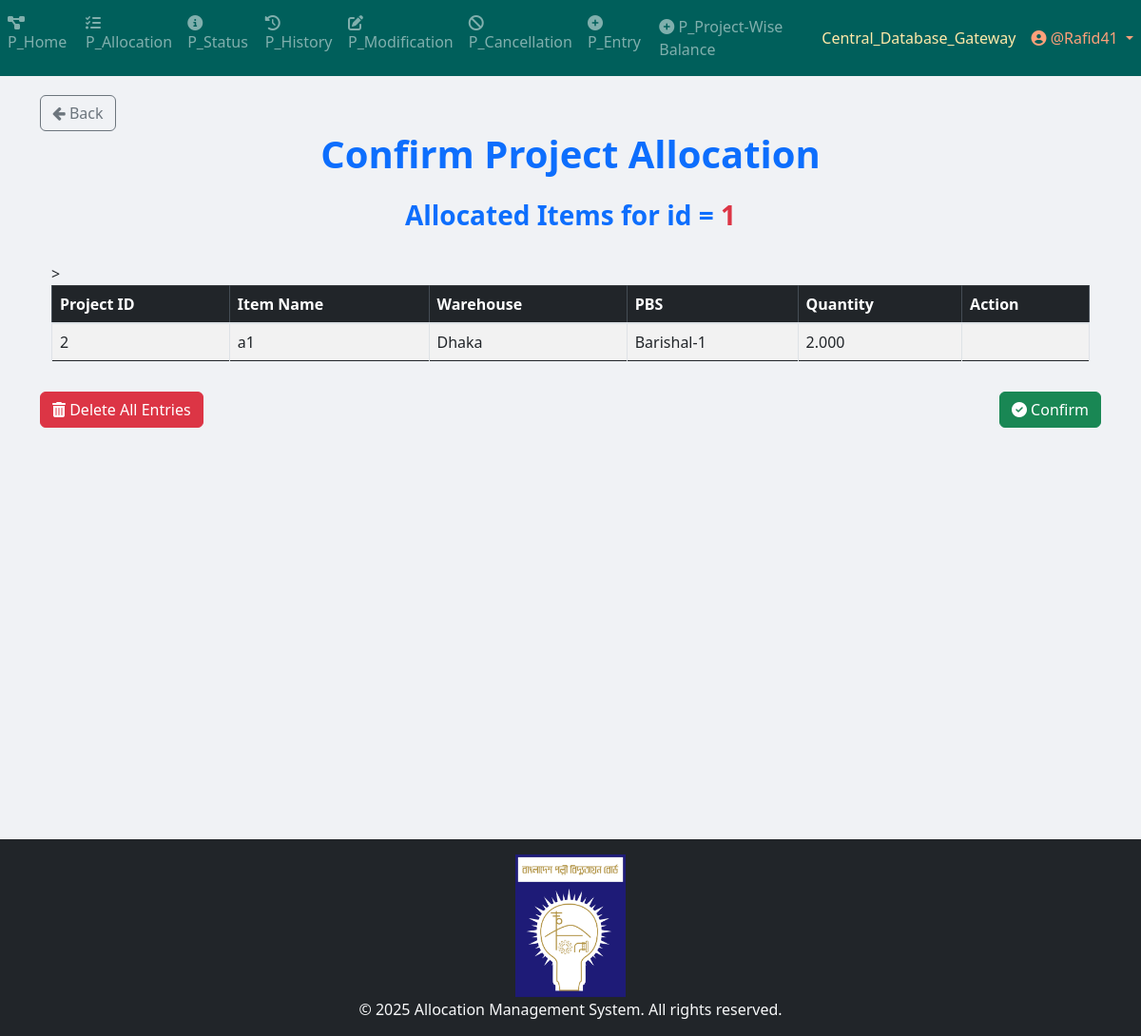
Before: /project/project_allocation/view_confirm_allocation/1/ (signed in) with the older database file.
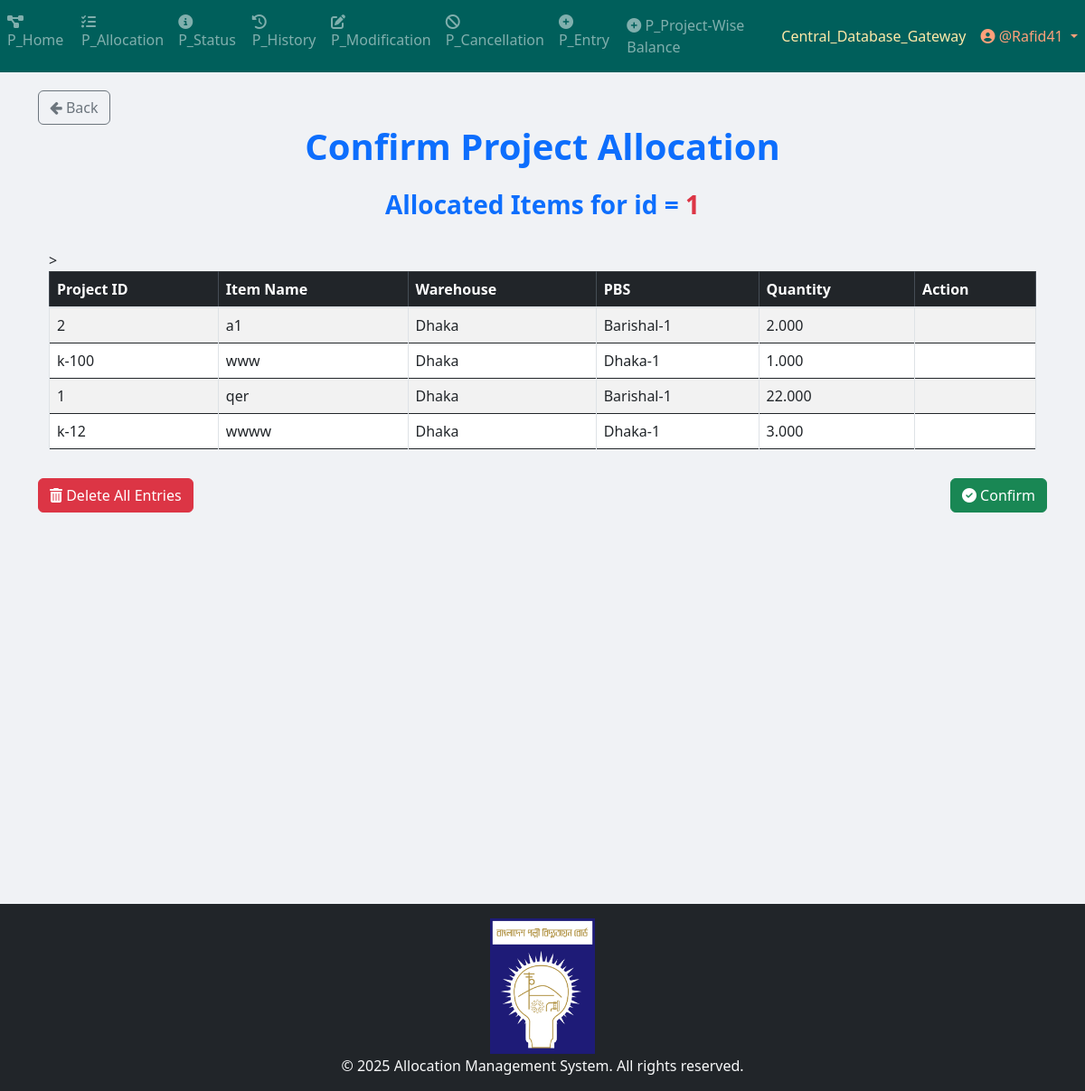
After: the same page with the newer database file.
### Project_App_Allocation/models.py (models this page shows, shortened)
class Temporary_Allocation(models.Model):
    allocation_no = models.ForeignKey(Allocation_Number, on_delete=models.CASCADE)  # Deletes related allocations when removed
    item_primary_key = models.BigIntegerField(null=True)
    pbs = models.ForeignKey(PBS, on_delete=models.CASCADE)
    project = models.ForeignKey(Project, on_delete=models.CASCADE)
    item = models.ForeignKey(Project_Item, on_delete=models.CASCADE)
    unit_of_item = models.TextField()
    warehouse = models.CharField(max_length=50)
    quantity = models.DecimalField(
        max_digits=20,
        decimal_places=3,
        default=0.00
    )
    created_at = models.DateTimeField(auto_now_add=True)

class PBS(models.Model):
    name = models.TextField(unique=True)
    def __str__(self):
        return str(self.name)

### Project_App_Entry/models.py (models this page shows, shortened)
class Project(models.Model):
    projectId = models.TextField(unique=True)

class Project_Item(models.Model):
    WAREHOUSE_CHOICES = [
        ("Dhaka", "Dhaka"),
        ("Khulna", "Khulna"),
        ("Chittagong", "Chittagong"),
    ]
    UNIT_CHOICES = [
        ("Nos.", "Nos."),
        ("Mtr.", "Mtr."),
        ("Km.", "Km."),
        ("Set.", "Set."),
        ("Pair.", "Pair."),
        ("Kg", "Kg"),
        ("Lot", "Lot"),
        ("Pcs", "Pcs"),
        ("Coil", "Coil"),
        ("Box", "Box"),
        ("Feet", "Feet"),
        ("Liter", "Liter"),
        ("m3", "m3"),
        ("m2", "m2"),
        ("Ream", "Ream"),
        ("Bundle", "Bundle"),
        ("Carton", "Carton"),
    ]
    name = models.CharField(max_length=255)
    description = models.TextField(blank=True, null=True)
    warehouse = models.CharField(
        max_length=50, choices=WAREHOUSE_CHOICES, default="Dhaka"
    )
    unit_of_item = models.CharField(
        max_length=100, choices=UNIT_CHOICES, default="Nos."
    )  # Updated field
    quantity_of_item = models.DecimalField(
        max_digits=20,
        decimal_places=3,
        default=0.00
    )
    project = models.ForeignKey(
        Project,
        on_delete=models.SET_NULL,
        related_name="project_of_item",
        null=True,
    )
    created_at = models.DateTimeField(default=timezone.now)
    comments = models.TextField(blank=True, null=True)
    remarks_for_projectWiseBalance = models.TextField(blank=True, null=True)

### Project_App_Allocation/views/View_and_Confirm_Allocation_view.py (the view)
# urls.py: path('view_confirm_allocation/<int:allocation_id>/', views.view_confirm_allocation, name='view_confirm_allocation'),
def view_confirm_allocation(request, allocation_id):
    allocation_no_obj = get_object_or_404(Allocation_Number, id=allocation_id)
    allocations = Temporary_Allocation.objects.filter(allocation_no=allocation_no_obj)
    return render(
        request,
        "Project_Templates/Project_App_Allocation/view_and_confirm_allocation.html",
        {
            "allocations": allocations,
            "allocation_no_obj": allocation_no_obj,
        },
    )

### App_Admin_Panel/templatetags/nav_CDB_links_loader.py (called while the page is built)
@register.simple_tag
def external_link_from_static(filename):
    subpath = filename
    if not subpath.startswith("links" + os.sep) and not subpath.startswith("links/"):
        subpath = os.path.join("links", filename)
    file_path = find(subpath)
    if not file_path:
        return ""
    try:
        with open(file_path, "r", encoding="utf-8") as f:
            return f.read().strip()
    except Exception:
        return ""

### Project_App_Allocation/models.py (called while the page is built)
    def __str__(self):
        return str(self.allocation_no)

### templates/Project_Templates/Project_App_Allocation/view_and_confirm_allocation.html (shortened to what this page needs)
{% extends 'base.html' %}
{% load crispy_forms_tags %}
{% load static %}
{% block body_block %}
<a href="{% url 'Project_App_Allocation:Search_and_Select' allocation_no_obj.id %}" class="btn btn-outline-secondary">
    <i class="fa fa-arrow-left"></i> Back
</a>
<center>
    <h1 class="fw-bold text-primary"><b> Confirm Project Allocation </b></h1>
</center>
<div class="container mt-4">
    <h3 class="text-center"><b class="text-primary">Allocated Items for id = </b><b class="text-danger">{{allocation_no_obj}}</b></h3>
    <br>>
    <div class="table-responsive">
        <table class="table table-bordered table-striped table-hover">
            <thead class="table-dark sticky-top">
                <tr>
                    <th>Project ID</th>
                    <th>Item Name</th>
                    <th>Warehouse</th>
                    <th>PBS</th>
                    <th>Quantity</th>
                    <th>Action</th>
                </tr>
            </thead>
            <tbody>
                {% if allocations %}
                    {% for allocation in allocations %}
                    <tr>
                        <td>{{ allocation.project.projectId }}</td>
                        <td>{{ allocation.item.name }}</td>
                        <td>{{ allocation.warehouse }}</td>
                        <td>{{ allocation.pbs }}</td>
                        <td>{{ allocation.quantity }}</td>
                        <td class="text-center">
                        </td>
                    </tr>
                    {% endfor %}
                {% else %}
                    <tr>
                        <td colspan="7" class="text-center text-danger">No allocations available</td>
                    </tr>
                {% endif %}
            </tbody>
        </table>
    </div>
</div>
<div class="d-flex justify-content-between mt-3">
    <button class="btn btn-danger" data-bs-toggle="modal" data-bs-target="#deleteAllModal" {% if not allocations %}disabled{% endif %}>
        <i class="fas fa-trash-alt"></i> Delete All Entries
    </button>
    <button class="btn btn-success" data-bs-toggle="modal" data-bs-target="#confirmAllocationModal" {% if not allocations %}disabled{% endif %}>
        <i class="fas fa-check-circle"></i> Confirm
    </button>
</div>
{% endblock %}

Changed rows visible on the page:
added Temporary_Allocation: project.projectId "k-100", item.name "www", warehouse "Dhaka", pbs "Dhaka-1", quantity "1.000"
added Temporary_Allocation: project.projectId "1", item.name "qer", warehouse "Dhaka", pbs "Barishal-1", quantity "22.000"
added Temporary_Allocation: project.projectId "k-12", item.name "wwww", warehouse "Dhaka", pbs "Dhaka-1", quantity "3.000"
